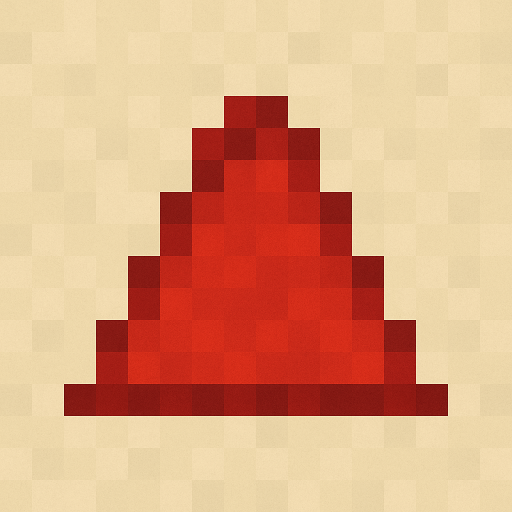
#> input picture input/20250610_1843_Red Triangle Pixel Art_simple_compose_01jxeafmtye8v8zpqyn290t9nb.png, 1024 x 1024 px, found by its file name (shown at 1/2 size)
$ python pixel_reconstructor.py
#> lines starting #> are read from the running program, lines starting #| are printed output that depends on the picture
### archive/notes_script_archive/05e412b_first_pipeline/grid_tests.py
"""
Grid Detection and Validation Tests

This module implements the testing methodology documented in notes/testing_methodology.md
for validating grid detection accuracy and artifact removal in pixel art reconstruction.
"""

import numpy as np
import cv2
from PIL import Image, ImageDraw
from scipy import ndimage
from scipy.signal import find_peaks
from collections import Counter
from typing import Tuple, List, Optional
import matplotlib.pyplot as plt


class GridDetectionTests:
    """Test suite for grid size and offset accuracy."""

    def __init__(self, image: np.ndarray):
        """
        Initialize with input image.

        Args:
            image: Input image as numpy array (H, W, 3) in RGB format
        """
        self.image = image
        self.gray = cv2.cvtColor(image, cv2.COLOR_RGB2GRAY) if len(image.shape) == 3 else image

    # [29 lines left out: function visual_grid_overlay, not called in this run]

    def boundary_edge_scoring(self, cell_size: int, offset: Tuple[int, int] = (0, 0)) -> float:
        """
        Count edge transitions that align with grid boundaries.

        Higher scores indicate better grid alignment with actual image structure.

        Args:
            cell_size: Size of each grid cell
            offset: Grid offset

        Returns:
            Score representing grid boundary alignment quality
        """
        height, width = self.gray.shape
        x_offset, y_offset = offset
        score = 0

        # Check vertical grid lines
        for x in range(x_offset, width - 1, cell_size):
            if x < width - 1:
                # Count color differences across this vertical line
                left_col = self.gray[:, x]
                right_col = self.gray[:, x + 1]
                score += np.sum(np.abs(left_col.astype(int) - right_col.astype(int)) > 10)

        # Check horizontal grid lines
        for y in range(y_offset, height - 1, cell_size):
            if y < height - 1:
                # Count color differences across this horizontal line
                top_row = self.gray[y, :]
                bottom_row = self.gray[y + 1, :]
                score += np.sum(np.abs(top_row.astype(int) - bottom_row.astype(int)) > 10)

        return score

    # [74 lines left out: functions edge_projection_peak_analysis, intra_block_variance, not called in this run]


class ArtifactTests:
    """Test suite for artifacts and stray pixel detection/correction."""

    # [235 lines left out: functions __init__, logical_neighbor_majority_vote, high_resolution_difference_overlay, block_difference_stray_filter, run_comprehensive_grid_analysis, not called in this run]


# [12 lines that do not run on import are left out]

### archive/notes_script_archive/05e412b_first_pipeline/pixel_reconstructor.py
#!/usr/bin/env python3
"""
Pixel Art Reconstruction Module

Takes an AI-generated pseudo-pixel art image and reconstructs it into
true 1:1 pixel art using the detected grid parameters.
"""

import sys
import os
sys.path.append('src')

import numpy as np
from PIL import Image
from scipy import stats
from grid_tests import GridDetectionTests


class PixelArtReconstructor:
    """Reconstructs true pixel art from AI-generated pseudo-pixel art."""

    def __init__(self, image: np.ndarray):
        """
        Initialize with input image.

        Args:
            image: Input image as numpy array (H, W, 3) in RGB format
        """
        self.original = image
        self.height, self.width = image.shape[:2]

    def extract_grid_blocks(self, cell_size: int, offset: tuple = (0, 0)) -> tuple:
        """
        Extract color information from each grid block.

        Args:
            cell_size: Size of each grid cell
            offset: (x_offset, y_offset) grid alignment offset

        Returns:
            (grid_colors, logical_width, logical_height) where grid_colors is
            a 2D array of the modal color for each block
        """
        x_offset, y_offset = offset

        # Calculate logical grid dimensions
        logical_width = (self.width - x_offset) // cell_size
        logical_height = (self.height - y_offset) // cell_size

        # Extract modal color for each block
        if len(self.original.shape) == 3:
            grid_colors = np.zeros((logical_height, logical_width, 3), dtype=np.uint8)
        else:
            grid_colors = np.zeros((logical_height, logical_width), dtype=np.uint8)

        for row in range(logical_height):
            for col in range(logical_width):
                # Calculate pixel coordinates for this block
                y_start = y_offset + row * cell_size
                y_end = y_start + cell_size
                x_start = x_offset + col * cell_size
                x_end = x_start + cell_size

                # Extract block
                block = self.original[y_start:y_end, x_start:x_end]

                # Find modal color
                if len(self.original.shape) == 3:
                    # For RGB, find mode of each channel
                    modal_color = []
                    for channel in range(3):
                        channel_data = block[:, :, channel].flatten()
                        mode_result = stats.mode(channel_data, keepdims=True)
                        modal_color.append(mode_result.mode[0])
                    grid_colors[row, col] = modal_color
                else:
                    # For grayscale
                    block_data = block.flatten()
                    mode_result = stats.mode(block_data, keepdims=True)
                    grid_colors[row, col] = mode_result.mode[0]

        return grid_colors, logical_width, logical_height

    def find_optimal_offset(self, cell_size: int, search_range: int = None) -> tuple:
        """
        Find the optimal grid offset using boundary edge scoring.

        Args:
            cell_size: Grid cell size
            search_range: Range to search for offsets (default: cell_size)

        Returns:
            (best_x_offset, best_y_offset) tuple
        """
        if search_range is None:
            search_range = cell_size

        tests = GridDetectionTests(self.original)

        best_score = -1
        best_offset = (0, 0)

        # Try different offsets
        for x_offset in range(0, min(search_range, cell_size)):
            for y_offset in range(0, min(search_range, cell_size)):
                score = tests.boundary_edge_scoring(cell_size, (x_offset, y_offset))

                if score > best_score:
                    best_score = score
                    best_offset = (x_offset, y_offset)

        return best_offset

    def reconstruct_pixel_art(self, cell_size: int, offset: tuple = None) -> np.ndarray:
        """
        Reconstruct true pixel art from the original image.

        Args:
            cell_size: Size of each grid cell in the original
            offset: Grid offset, or None to auto-detect

        Returns:
            Reconstructed pixel art as numpy array
        """
        # Find optimal offset if not provided
        if offset is None:
            offset = self.find_optimal_offset(cell_size)
            print(f"Auto-detected offset: {offset}")

        # Extract grid blocks
        grid_colors, logical_width, logical_height = self.extract_grid_blocks(cell_size, offset)

        print(f"Logical dimensions: {logical_width}x{logical_height}")
        print(f"Original dimensions: {self.width}x{self.height}")
        print(f"Reduction factor: {self.width//logical_width:.1f}x")

        return grid_colors

    def upscale_pixel_art(self, pixel_art: np.ndarray, scale_factor: int) -> np.ndarray:
        """
        Upscale pixel art using nearest neighbor (crisp pixels).

        Args:
            pixel_art: The reconstructed pixel art
            scale_factor: How many times to scale up each pixel

        Returns:
            Upscaled image
        """
        if len(pixel_art.shape) == 3:
            h, w, c = pixel_art.shape
            upscaled = np.zeros((h * scale_factor, w * scale_factor, c), dtype=np.uint8)
        else:
            h, w = pixel_art.shape
            upscaled = np.zeros((h * scale_factor, w * scale_factor), dtype=np.uint8)

        # Nearest neighbor upscaling
        for y in range(h):
            for x in range(w):
                y_start = y * scale_factor
                y_end = y_start + scale_factor
                x_start = x * scale_factor
                x_end = x_start + scale_factor

                upscaled[y_start:y_end, x_start:x_end] = pixel_art[y, x]

        return upscaled


def process_image(image_path: str, cell_size: int, output_path: str = None):
    """
    Process a single image to extract pixel art.

    Args:
        image_path: Path to input image
        cell_size: Grid cell size to use
        output_path: Where to save result (optional)
    """
    print(f"Processing: {image_path}")
    print(f"Using cell size: {cell_size}px")

    # Load image
    original = np.array(Image.open(image_path))

    # Reconstruct
    reconstructor = PixelArtReconstructor(original)
    pixel_art = reconstructor.reconstruct_pixel_art(cell_size)

    # Save the pure pixel art (small version)
    if output_path is None:
        base_name = os.path.splitext(os.path.basename(image_path))[0]
        output_path = f"output/{base_name}_reconstructed_{cell_size}px.png"

    os.makedirs(os.path.dirname(output_path), exist_ok=True)
    Image.fromarray(pixel_art).save(output_path)
    print(f"Saved pure pixel art: {output_path}")

    # Also save an upscaled version for easier viewing
    upscaled_path = output_path.replace('.png', '_upscaled.png')

    # Calculate good upscale factor
    original_size = max(original.shape[:2])
    pixel_art_size = max(pixel_art.shape[:2])
    scale_factor = max(1, original_size // (pixel_art_size * 4))  # Target ~1/4 original size

    upscaled = reconstructor.upscale_pixel_art(pixel_art, scale_factor)
    Image.fromarray(upscaled).save(upscaled_path)
    print(f"Saved upscaled version: {upscaled_path}")

    return pixel_art, upscaled


def main():
    """Process all test images with their optimal cell sizes."""

    print("PIXEL ART RECONSTRUCTION")
    print("========================")

    # Based on our analysis, use these cell sizes:
    test_cases = [
        ("input/20250610_1843_Red Triangle Pixel Art_simple_compose_01jxeafmtye8v8zpqyn290t9nb.png", 32),  # Try 32 first, 8 might be too small
        ("input/20250610_2049_Green Smiley Pixel Art_simple_compose_01jxehphg7fjhrc4gy66858g3k.png", 32),  # Edge projection suggested this
        ("input/20250610_2037_Pixel Gold Star_simple_compose_01jxegz6xsfk6bc9dng8a92zhs.png", 16),       # 8 might be too small
        ("input/20250329_2258_Flytrap Pollen Close-Up_remix_01jqjt2qw9fmvaj968ftkvmvfx.png", 28),        # Edge projection was 28x28
    ]

    results = []

    for image_path, cell_size in test_cases:
        if os.path.exists(image_path):
            try:
                pixel_art, upscaled = process_image(image_path, cell_size)
#> in process_image, original is the input picture: shape (1024, 1024, 3); mean R, G, B 221.4, 166.5, 130.9
#> in __init__, `self.gray = cv2.cvtColor(image, cv2.COLOR_RGB2GRAY) if len(image.shape..`:
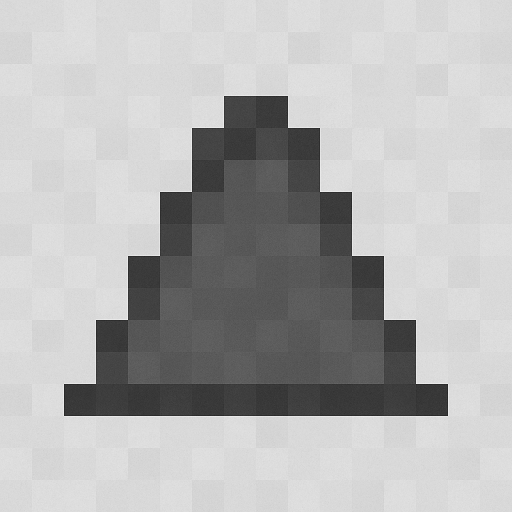
#> self.gray: shape (1024, 1024) (shown at 1/2 size); min 25, max 252, mean 178.9
#| Auto-detected offset: (31, 31)
#> after the loop in extract_grid_blocks, `for row in range(logical_height):`:
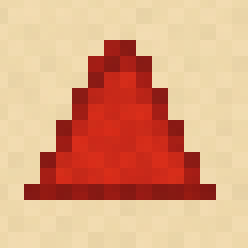
#> grid_colors: shape (31, 31, 3) (shown 8 times larger); mean R, G, B 220.8, 163.6, 128.5
#| Logical dimensions: 31x31
#| Original dimensions: 1024x1024
#| Reduction factor: 33.0x
                results.append((image_path, cell_size, pixel_art.shape))
                print(f"??? Success\\n")
            except Exception as e:
                print(f"??? Error: {e}\\n")
        else:
            print(f"??? File not found: {image_path}\\n")
#> pass 2 of the loop in main, `for image_path, cell_size in test_cases:`:
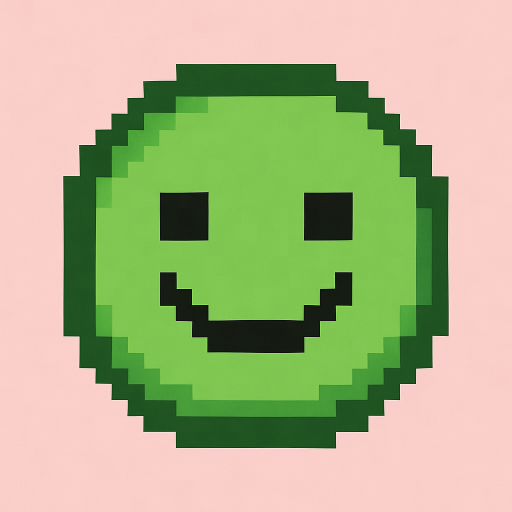
#> input picture input/20250610_2049_Green Smiley Pixel Art_simple_compose_01jxehphg7fjhrc4gy66858g3k.png, 1024 x 1024 px, found by its file name (shown at 1/2 size)
#> in process_image, original is the input picture: shape (1024, 1024, 3); mean R, G, B 172.9, 179.3, 135
#> in __init__ (call 2), `self.gray = cv2.cvtColor(image, cv2.COLOR_RGB2GRAY) if len(image.shape..`:
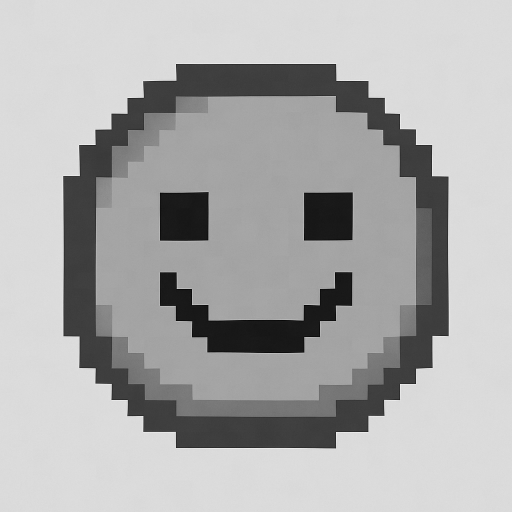
#> self.gray: shape (1024, 1024) (shown at 1/2 size); min 0, max 255, mean 172.3
#| Auto-detected offset: (31, 0)
#> after the loop in extract_grid_blocks (call 2), `for row in range(logical_height):`:
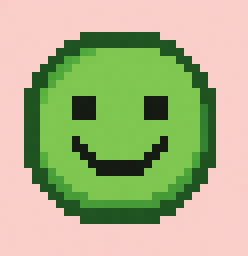
#> grid_colors: shape (32, 31, 3) (shown 8 times larger); mean R, G, B 170.7, 178.6, 133
#| Logical dimensions: 31x32
#| Original dimensions: 1024x1024
#| Reduction factor: 33.0x
#> pass 3 of the loop in main, `for image_path, cell_size in test_cases:`:
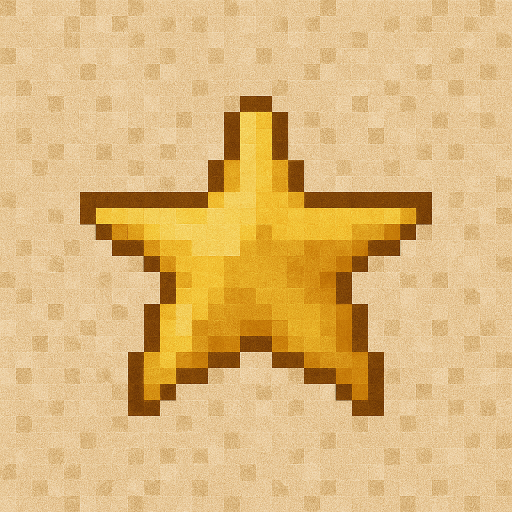
#> input picture input/20250610_2037_Pixel Gold Star_simple_compose_01jxegz6xsfk6bc9dng8a92zhs.png, 1024 x 1024 px, found by its file name (shown at 1/2 size)
#> in process_image, original is the input picture: shape (1024, 1024, 3); mean R, G, B 221.4, 184, 122.4
#> in __init__ (call 3), `self.gray = cv2.cvtColor(image, cv2.COLOR_RGB2GRAY) if len(image.shape..`:
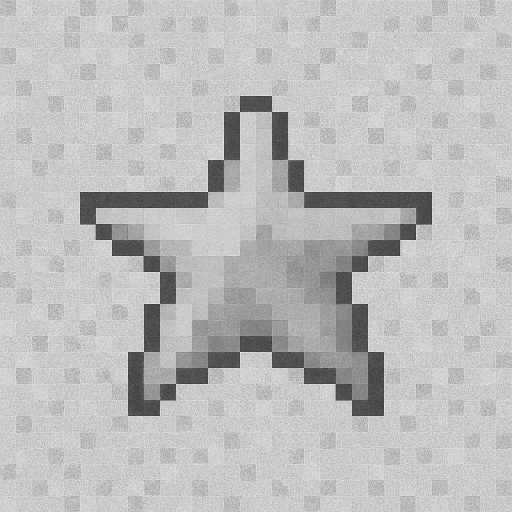
#> self.gray: shape (1024, 1024) (shown at 1/2 size); min 24, max 252, mean 188.2
#| Auto-detected offset: (15, 15)
#> after the loop in extract_grid_blocks (call 3), `for row in range(logical_height):`:
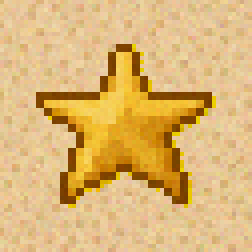
#> grid_colors: shape (63, 63, 3) (shown 4 times larger); mean R, G, B 221.8, 183.1, 117.9
#| Logical dimensions: 63x63
#| Original dimensions: 1024x1024
#| Reduction factor: 16.0x
#> the loop made 4 passes; the first 3 are shown

    print("RECONSTRUCTION COMPLETE")
    print("=======================")

    for image_path, cell_size, final_shape in results:
        name = os.path.basename(image_path).split('_')[2]
        print(f"{name}: {cell_size}px cell -> {final_shape[1]}x{final_shape[0]} pixel art")

    print("\\nCheck output/ directory for:")
    print("- *_reconstructed_XXpx.png (pure pixel art)")
    print("- *_reconstructed_XXpx_upscaled.png (easier to view)")


if __name__ == "__main__":
    main()
